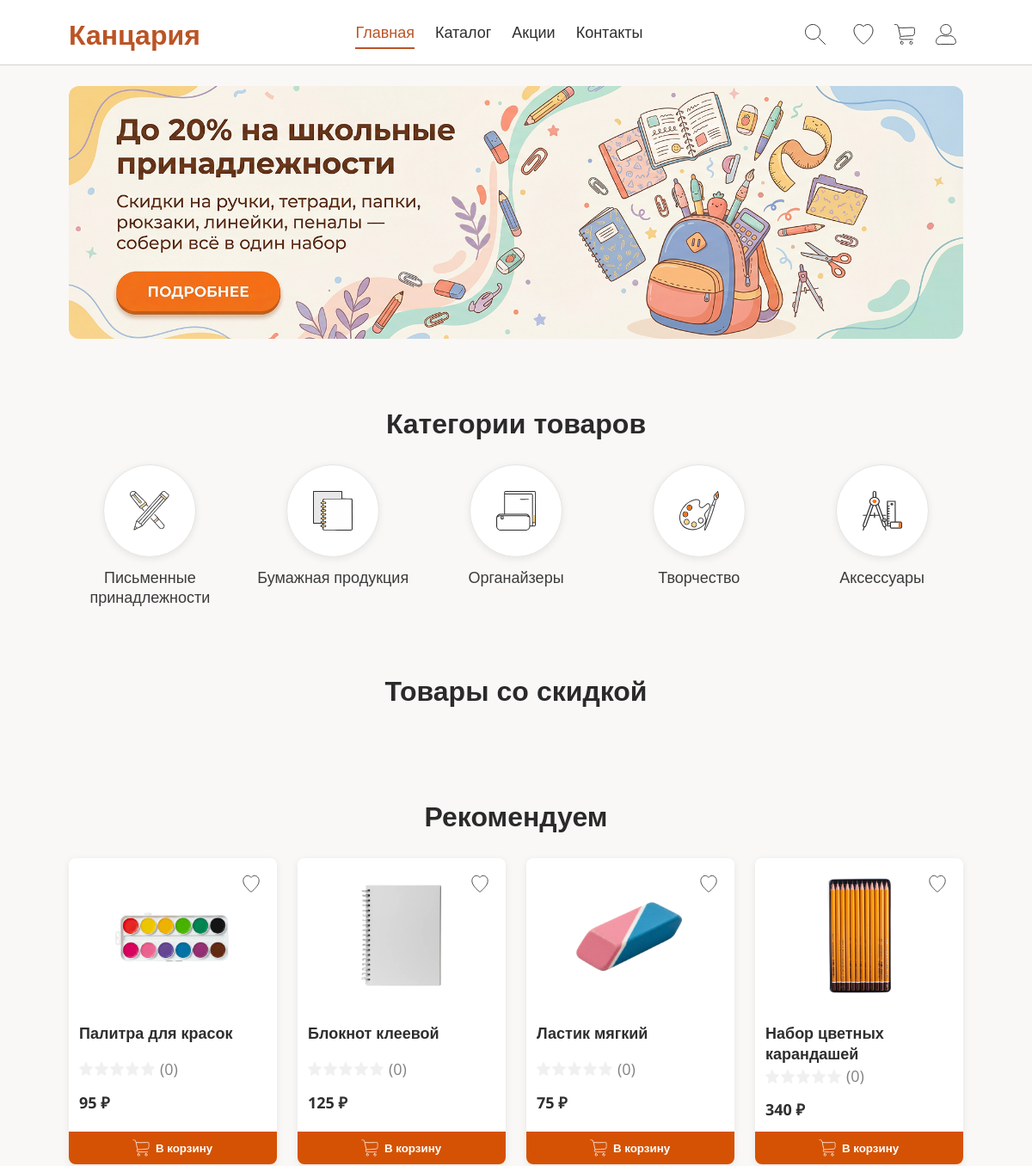
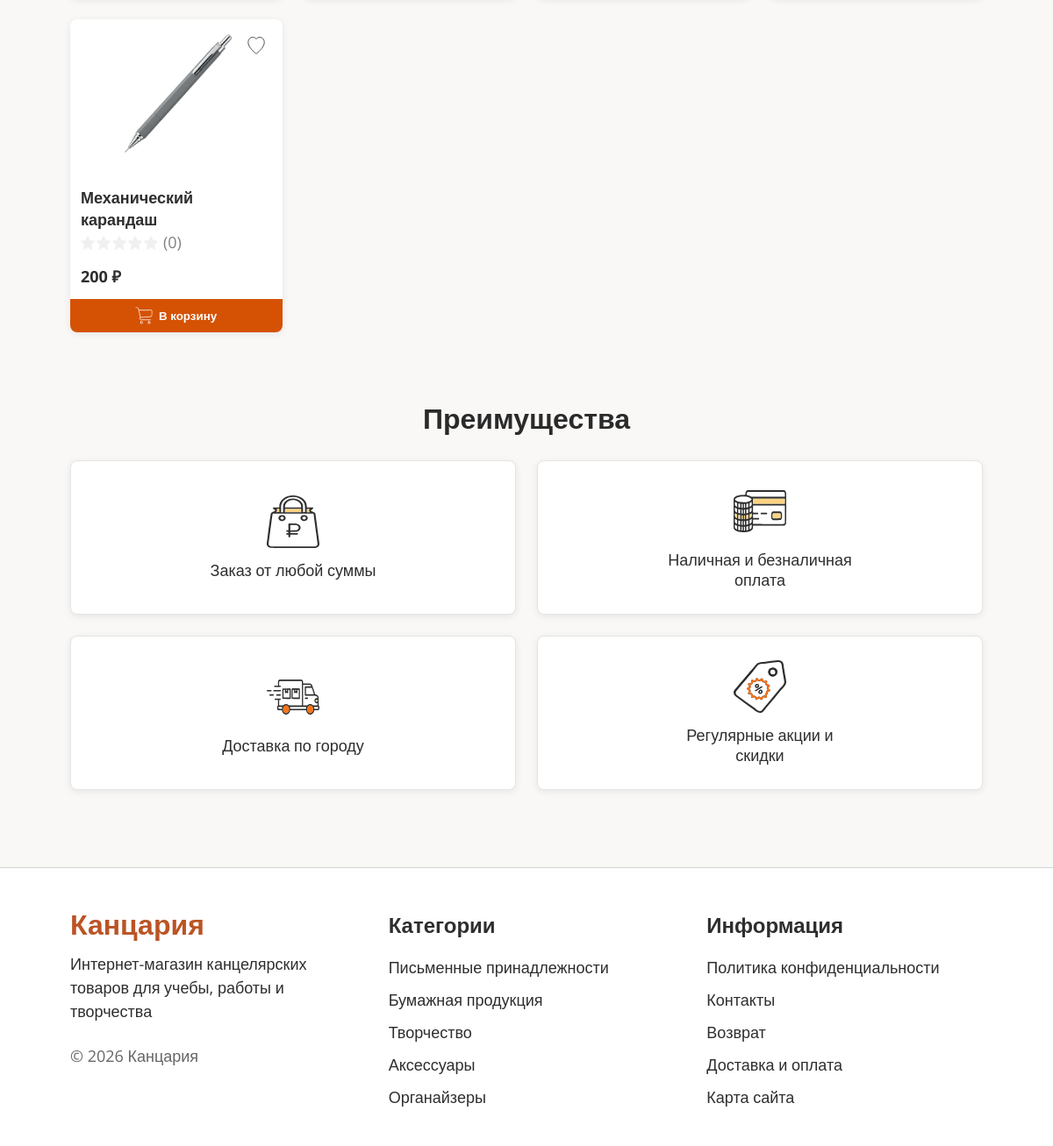
The page / on the database its author committed (2 pictures, top to bottom).
### tables this page shows
CREATE TABLE `categories` (
  `id` int(10) UNSIGNED NOT NULL,
  `name` varchar(100) NOT NULL,
  `slug` varchar(120) NOT NULL
);

### index.php (called while the page is built)
<?php
require_once __DIR__ . '/pages/index.php';

### includes/config.php (called while the page is built, shortened)
<?php
try {
    $pdo = new PDO(
        'mysql:host=' . DB_HOST . ';dbname=' . DB_NAME . ';charset=utf8mb4',
        DB_USER,
        DB_PASSWORD,
        [
            PDO::ATTR_ERRMODE => PDO::ERRMODE_EXCEPTION,
            PDO::ATTR_DEFAULT_FETCH_MODE => PDO::FETCH_ASSOC,
            PDO::ATTR_EMULATE_PREPARES => false,
        ]
    );
    $pdo->exec("SET NAMES 'utf8mb4'");
} catch (PDOException $e) {
    error_log('Database connection error: ' . $e->getMessage());
    http_response_code(500);
    exit('Internal server error.');
}
function format_price($price) {
    $price = (float)$price;
    return number_format($price, 0, ',', ' ') . ' ₽';
}
function get_product_discounts_map(array $product_ids) {
    global $pdo;
    $ids = array_values(array_unique(array_map('intval', $product_ids)));
    $ids = array_values(array_filter($ids, function ($id) {
        return $id > 0;
    }));
    try {
        $placeholders = implode(',', array_fill(0, count($ids), '?'));
        $sql = "SELECT id AS product_id, discount_percent FROM v_product_pricing WHERE id IN ($placeholders)";
        $stmt = $pdo->prepare($sql);
        $stmt->execute($ids);
        $rows = $stmt->fetchAll() ?: [];
        $map = [];
        foreach ($rows as $row) {
            $pid = (int)$row['product_id'];
            $map[$pid] = max(0, min(100, (int)$row['discount_percent']));
        }
        return $map;
    } catch (PDOException $e) {
        error_log('Database error (get_product_discounts_map): ' . $e->getMessage());
        return [];
    }
}
function apply_discount_to_product(array $product, $discount_percent = null) {
    $price_old = isset($product['base_price']) ? (float)$product['base_price'] : (float)($product['price'] ?? 0);
    $price_new = isset($product['final_price']) ? (float)$product['final_price'] : $price_old;
    $percent = $discount_percent !== null ? (int)$discount_percent : (int)($product['discount_percent'] ?? 0);
    $percent = max(0, min(100, $percent));
    $product['price_old'] = $price_old;
    $product['discount_percent'] = $percent;
    $product['price'] = $price_new;
    return $product;
}
function enrich_products_with_discounts(array $products) {
    global $pdo;
    $ids = [];
    foreach ($products as $p) {
        if (isset($p['id'])) {
            $ids[] = (int)$p['id'];
        }
    }
    $discount_map = get_product_discounts_map($ids);
    $pricing_map = [];
    try {
        $placeholders = implode(',', array_fill(0, count($ids), '?'));
        $stmt = $pdo->prepare("
            SELECT id, base_price, final_price, discount_percent, promotion_id
            FROM v_product_pricing
            WHERE id IN ($placeholders)
        ");
        $stmt->execute($ids);
        foreach ($stmt->fetchAll() ?: [] as $row) {
            $pricing_map[(int)$row['id']] = $row;
        }
    } catch (PDOException $e) {
        error_log('Database error (enrich_products_with_discounts): ' . $e->getMessage());
    }
    foreach ($products as $idx => $p) {
        $pid = (int)($p['id'] ?? 0);
        if (isset($pricing_map[$pid])) {
            $p['base_price'] = (float)$pricing_map[$pid]['base_price'];
            $p['final_price'] = (float)$pricing_map[$pid]['final_price'];
            $p['promotion_id'] = $pricing_map[$pid]['promotion_id'] !== null ? (int)$pricing_map[$pid]['promotion_id'] : null;
        }
        $products[$idx] = apply_discount_to_product($p, $discount_map[$pid] ?? 0);
    }
    return $products;
}
function get_product_image($product_id) {
    global $pdo;
    try {
        $stmt = $pdo->prepare("SELECT image_path FROM product_images WHERE product_id = ? LIMIT 1");
        $stmt->execute([(int)$product_id]);
        $result = $stmt->fetch();
        return $result ? htmlspecialchars($result['image_path'], ENT_QUOTES, 'UTF-8') : '/assets/product_images/default.png';
    } catch (PDOException $e) {
        error_log('Database error: ' . $e->getMessage());
        return '/assets/product_images/default.png';
    }
}
function get_product_rating($product_id) {
    global $pdo;
    try {
        $stmt = $pdo->prepare("SELECT ROUND(AVG(rating), 1) as rating, COUNT(*) as count FROM reviews WHERE product_id = ?");
        $stmt->execute([(int)$product_id]);
        $result = $stmt->fetch();
        return [
            'rating' => (float)($result['rating'] ?? 0),
            'count' => (int)($result['count'] ?? 0),
        ];
    } catch (PDOException $e) {
        error_log('Database error: ' . $e->getMessage());
        return ['rating' => 0, 'count' => 0];
    }
}
function get_categories() {
    global $pdo;
    try {
        $stmt = $pdo->query("SELECT id, name, slug FROM categories ORDER BY id ASC", PDO::FETCH_ASSOC);
        return $stmt->fetchAll() ?? [];
    } catch (PDOException $e) {
        error_log('Database error: ' . $e->getMessage());
        return [];
    }
}
function get_featured_products($limit = 20) {
    global $pdo;
    try {
        $limit = max(1, min((int)$limit, 1000));
        $stmt = $pdo->prepare("
            SELECT
                p.id,
                p.category_id,
                p.name,
                p.description,
                p.final_price AS price,
                p.base_price AS price_old,
                p.discount_percent,
                p.promotion_id,
                p.stock_quantity,
                p.rating,
                p.is_active,
                p.created_at,
                c.name AS category_name
            FROM v_product_pricing p
            LEFT JOIN categories c ON p.category_id = c.id
            WHERE p.is_active = 1
            ORDER BY p.created_at DESC
            LIMIT ?
        ");
        $stmt->execute([$limit]);
        return $stmt->fetchAll() ?? [];
    } catch (PDOException $e) {
        error_log('Database error: ' . $e->getMessage());
        return [];
    }
}
?>

### pages/index.php (the view, shortened to what this page needs)
<!DOCTYPE html>
<html lang="ru">
<head>
    <link rel="stylesheet" href="/styles/global.css">
    <link rel="stylesheet" href="/styles/header.css">
    <link rel="stylesheet" href="/styles/main.css">
    <link rel="stylesheet" href="/styles/product-card.css">
    <link rel="stylesheet" href="/styles/footer.css">
</head>
<body>
    <?php include __DIR__ . '/../includes/header.php'; ?>
    <main class="main home-page">
        <?php require_once __DIR__ . '/../includes/config.php'; ?>
        <?php
        $categories = get_categories();
        $recommended_products = enrich_products_with_discounts(array_slice(get_featured_products(10), 5, 5));
        ?>
        <section class="promo-banner" aria-label="Промо баннер">
            <img src="/assets/banners/hero-banner.png" alt="До 20% на школьные принадлежности" class="promo-banner__image">
        </section>
        <section class="categories" aria-label="Категории товаров">
            <h2 class="section-title">Категории товаров</h2>
            <ul class="categories__list">
                <?php foreach ($categories as $cat): ?>
                    <?php
                    $icon = 'write-icon.svg';
                    switch ((int)$cat['id']) {
                        case 2:
                            $icon = 'notebok-icon.svg';
                            break;
                        case 3:
                            $icon = 'organization-icon.svg';
                            break;
                        case 4:
                            $icon = 'painting-icon.svg';
                            break;
                        case 5:
                            $icon = 'accessories-icon.svg';
                            break;
                    }
                    ?>
                    <li class="categories__item">
                        <a href="/pages/catalog.php?category[]=<?php echo (int)$cat['id']; ?>" class="categories__link">
                            <span class="categories__icon">
                                <img src="/assets/icons/<?php echo htmlspecialchars($icon); ?>" alt="">
                            </span>
                            <p class="categories__label"><?php echo htmlspecialchars($cat['name']); ?></p>
                        </a>
                    </li>
                <?php endforeach; ?>
            </ul>
        </section>
        <section class="product-list" aria-label="Товары со скидкой">
            <h2 class="section-title">Товары со скидкой</h2>
        </section>
        <section class="product-list" aria-label="Рекомендуем">
            <h2 class="section-title">Рекомендуем</h2>
            <div class="product-list__grid">
                <?php foreach ($recommended_products as $product): ?>
                    <?php
                    $image = get_product_image($product['id']);
                    $rating = get_product_rating($product['id']);
                    $rating_value = (float)$rating['rating'];
                    $price_old = (float)($product['price_old'] ?? $product['price']);
                    ?>
                    <article class="product-card">
                        <button type="button" class="product-card__wishlist" aria-label="В избранное" data-product-id="<?php echo (int)$product['id']; ?>">
                            <img src="/assets/icons/heart.svg" alt="" class="product-card__wishlist-icon">
                        </button>
                        <a href="/pages/page-product.php?id=<?php echo (int)$product['id']; ?>" class="product-card__link">
                            <img src="<?php echo htmlspecialchars($image); ?>" alt="<?php echo htmlspecialchars($product['name']); ?>" class="product-card__image" loading="lazy">
                        </a>
                        <h4 class="product-card__name">
                            <a href="/pages/page-product.php?id=<?php echo (int)$product['id']; ?>"><?php echo htmlspecialchars($product['name']); ?></a>
                        </h4>
                        <div class="product-card__rating">
                            <span class="product-card__stars" aria-label="Рейтинг: <?php echo $rating_value; ?> из 5">
                                <?php for ($i = 1; $i <= 5; $i++): ?>
                                    <span class="star" aria-hidden="true">
                                        <img src="/assets/icons/star.svg" alt="" class="star__bg" width="16" height="16">
                                    </span>
                                <?php endfor; ?>
                            </span>
                            <span class="product-card__reviews">(<?php echo (int)$rating['count']; ?>)</span>
                        </div>
                        <div class="product-card__price">
                            <span class="product-card__price--new"><?php echo format_price($product['price']); ?></span>
                        </div>
                        <button type="button"
                            class="product-card__add-to-cart"
                            data-product-id="<?php echo (int)$product['id']; ?>"
                            data-product-name="<?php echo htmlspecialchars($product['name'], ENT_QUOTES); ?>"
                            data-product-price="<?php echo (float)$product['price']; ?>"
                            data-product-old-price="<?php echo (float)$price_old; ?>">
                            <img src="/assets/icons/cart.svg" alt="" class="product-card__add-to-cart-icon" width="18" height="18">
                            В корзину
                        </button>
                    </article>
                <?php endforeach; ?>
            </div>
        </section>
        <section class="advantages" aria-label="Преимущества">
            <h2 class="section-title">Преимущества</h2>
            <ul class="advantages__list">
                <li class="advantages__item">
                    <span class="advantages__icon">
                        <img src="/assets/icons/any-amount-icon.svg" alt="">
                    </span>
                    <span class="advantages__label">Заказ от любой суммы</span>
                </li>
                <li class="advantages__item">
                    <span class="advantages__icon">
                        <img src="/assets/icons/payment-by-any-method-icon.svg" alt="">
                    </span>
                    <span class="advantages__label">Наличная и безналичная оплата</span>
                </li>
                <li class="advantages__item">
                    <span class="advantages__icon">
                        <img src="/assets/icons/delivery-icon.svg" alt="">
                    </span>
                    <span class="advantages__label">Доставка по городу</span>
                </li>
                <li class="advantages__item">
                    <span class="advantages__icon">
                        <img src="/assets/icons/discounts-icon.svg" alt="">
                    </span>
                    <span class="advantages__label">Регулярные акции и скидки</span>
                </li>
            </ul>
        </section>
    </main>
    <?php include __DIR__ . '/../includes/footer.php'; ?>
</body>
</html>

### rows shown on the page
categories: shows a picture, name "Письменные принадлежности", name "Набор цветных карандашей", count "0", price "340 ₽", name "Механический карандаш", price "200 ₽"
categories: shows a picture, name "Бумажная продукция", name "Блокнот клеевой", count "0", price "125 ₽", name "Ластик мягкий", price "75 ₽"
categories: shows a picture, name "Органайзеры"
categories: shows a picture, name "Творчество", name "Палитра для красок", count "0", price "95 ₽"
categories: shows a picture, name "Аксессуары"
